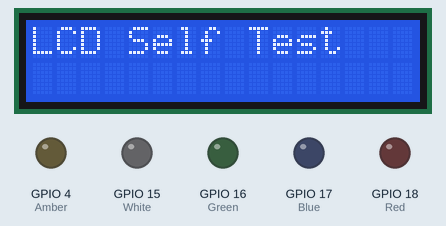
Recording of a sketch running on a simulated ESP32. Shown: 16×2 character LCD, output pins drawn as LEDs (lit = HIGH). WiFi joins after 1.5 s; servers stay silent unless stated; not simulated (calls return 0 or success): secrets.h.

Above: at 0.1 s.
At 0.6 s:
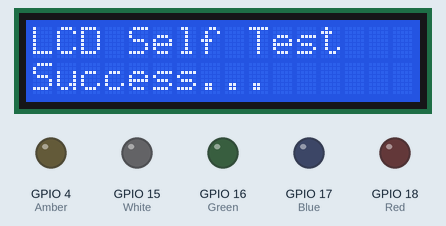
At 6.3 s:
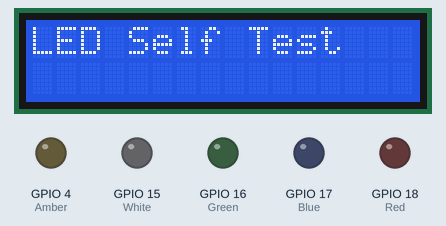
At 13.17 s:
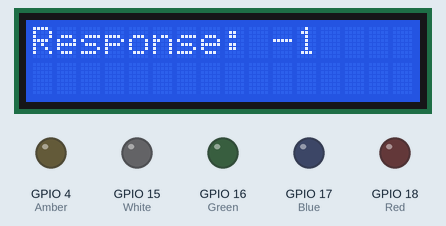
At 14.5 s:
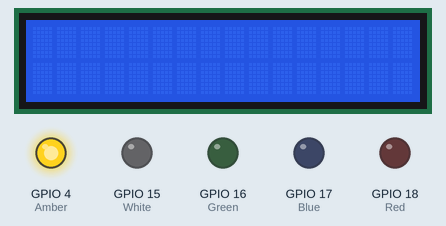
At 15.7 s:
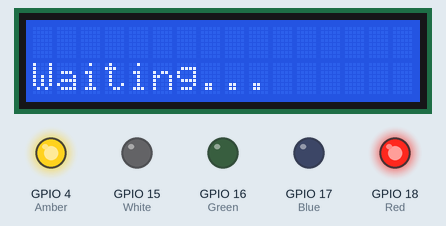
Timing chart, 0 to 40.0 s (numbered marks = the images above):
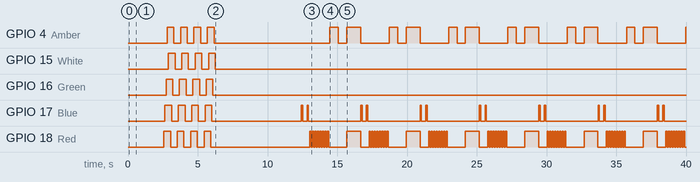

The sketch:

simplePOST.ino
```cpp
#include <HTTPClient.h>
#include <LiquidCrystal.h>
#include "secrets.h"
#include <ArduinoJson.h>

int S = 33;
int E = 32;
int D4 = 19;
int D5 = 27;
int D6 = 26;
int D7 = 25;

int White = 15;
int Amber = 4;
int Green = 16;
int Blue = 17;
int Red = 18;

LiquidCrystal lcd(S, E, D4, D5, D6, D7);
const char *ssid = "TestWifi";
const char *password = "";

unsigned long lastTime = 0;
unsigned long timerDelay = 1000;

void blinkNum(int num, int mils, int pin)
{
  for (int i = 0; i < num; i++)
  {
    digitalWrite(pin, HIGH);
    delay(mils);
    digitalWrite(pin, LOW);
    delay(mils);
  }
}

void wipe(int count, int mils)
{
  for (int i = 0; i < count; i++)
  {
    digitalWrite(Red, HIGH);
    delay(mils);
    digitalWrite(Blue, HIGH);
    delay(mils);
    digitalWrite(Green, HIGH);
    delay(mils);
    digitalWrite(Amber, HIGH);
    delay(mils);
    digitalWrite(White, HIGH);
    delay(mils);
    digitalWrite(LED_BUILTIN, HIGH);
    delay(mils);
    digitalWrite(Red, LOW);
    delay(mils);
    digitalWrite(Blue, LOW);
    delay(mils);
    digitalWrite(Green, LOW);
    delay(mils);
    digitalWrite(Amber, LOW);
    delay(mils);
    digitalWrite(White, LOW);
    delay(mils);
    digitalWrite(LED_BUILTIN, LOW);
    delay(mils);
  }
}

void test()
{
  // LCD Test
  lcd.begin(16, 2);
  lcd.clear();
  lcd.print("LCD Self Test");
  delay(500);
  lcd.setCursor(0, 1);
  lcd.print("Success...");
  delay(2000);
  lcd.clear();

  // LED Test
  lcd.setCursor(0, 0);
  lcd.print("LED Self Test");
  wipe(4, 80);
  lcd.clear();

  // WiFi Test
  WiFi.begin(ssid, password);
  while (WiFi.status() != WL_CONNECTED)
  {
    blinkNum(5, 100, LED_BUILTIN);
    lcd.setCursor(0, 0);
    lcd.print("Connecting...");
    lcd.setCursor(0, 1);
    lcd.print(ssid);
  }
  lcd.clear();
  lcd.print("Connected");
  lcd.setCursor(0, 1);
  lcd.print(WiFi.localIP());
  delay(4000);
  lcd.clear();
}

void waitingStatus(int state)
{
  // state = 0 - Waiting
  // state = 1 - Not Waiting
  if (state == 0)
  {
    digitalWrite(Red, HIGH);
    digitalWrite(Amber, HIGH);
  }
  else if (state == 1)
  {
    digitalWrite(Red, LOW);
    digitalWrite(Amber, LOW);
  }
}

//LCD Pagination
void pagination(String tweet, int waitMs){
      if (tweet.length() <= 31)
    {
      lcd.setCursor(0, 0);
      lcd.print(tweet.substring(0, 15));
      lcd.setCursor(0, 1);
      lcd.print(tweet.substring(16, 31));
      delay(150);
      return;
    }
      for (int i = 0; i < tweet.length(); i += 31)
      {
        lcd.setCursor(0, 0);
        lcd.print(tweet.substring(i, i + 15));
        lcd.setCursor(0, 1);
        lcd.print(tweet.substring(i + 15, i + 31));
        delay(waitMs);
      }
    }


String parseJSON(String response)
{
  StaticJsonBuffer<3500>jsonBuffer;
  const char *json = response.c_str();
  JsonObject& root = jsonBuffer.parseObject(json);
  JsonArray& data = root["data"];
  const char* data_0_id = data[0]["id"];
  const char* data_0_text = data[0]["text"];
  return String(data_0_text);
}

void request()
{
  lcd.clear();
  HTTPClient http;

  http.begin(api_endpoint);
  http.addHeader("Authorization", bearer_token);

  // Send HTTP GET request
  blinkNum(1, 100, Blue);
  lcd.print("Sending Request");
  int httpResponseCode = http.GET();
  lcd.clear();
  blinkNum(1, 100, Blue);

  if (httpResponseCode == 200)
  {
    lcd.print("Response: ");
    lcd.print(httpResponseCode);
    String payload = http.getString();
    blinkNum(2, 250, Green);
    lcd.clear();
    pagination(parseJSON(payload), 2500);
  }
  else
  {
    lcd.print("Response: ");
    lcd.print(httpResponseCode);
    String payload = http.getString();
    Serial.print(payload);
    blinkNum(8, 90, Red);
    lcd.clear();
  }
  // Free resources
  http.end();
  blinkNum(1, 600, Amber);
  waitingStatus(0);
  lcd.setCursor(0,1);
  lcd.print("Waiting...");
}

void setup()
{
  // Set LED pins to Output
  pinMode(18, OUTPUT);
  pinMode(17, OUTPUT);
  pinMode(16, OUTPUT);
  pinMode(4, OUTPUT);
  pinMode(15, OUTPUT);
  // wipe(5,80);
  // Test Function
  test();

  // Clear LCD
  lcd.clear();

  // Init Serial
  Serial.begin(115200);

  // Init WiFi
  waitingStatus(0);
}

void loop()
{
  // Only enter this if the timer has expired
  if ((millis() - lastTime) > timerDelay)
  {
    waitingStatus(1);
    // Check WiFi connection status
    if (WiFi.status() == WL_CONNECTED)
    {
      // send the HTTP POST request
      request();
    }
    else
    {
      blinkNum(5, 70, Red);
      lcd.clear();
      lcd.print("Disconnected");
    }
    lastTime = millis();
  }
}
```

Measured:
- by itself, GPIO 4 (Amber): HIGH → LOW at 3.3 s, → HIGH 0.48 s later, → LOW 0.48 s later, → HIGH 0.48 s later, … (32 changes in this stretch)
- by itself, GPIO 17 (Blue): HIGH → LOW at 3.1 s, → HIGH 0.48 s later, → LOW 0.48 s later, → HIGH 0.48 s later, … (35 changes in this stretch)
- by itself, GPIO 18 (Red): HIGH → LOW at 3.1 s, → HIGH 0.48 s later, → LOW 0.48 s later, → HIGH 0.48 s later, … (131 changes in this stretch)
- what the display in image 1 shows lasts 2.0 s, from 0.6 s to 2.6 s
- what the display in image 4 shows lasts 1.2 s, from 14.5 s to 15.7 s
